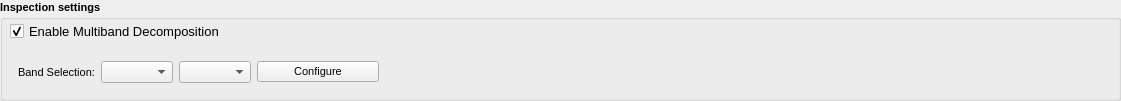
     <widget class="QGroupBox" name="groupBox_1">
      <property name="geometry">
       <rect>
        <x>11</x>
        <y>0</y>
        <width>1121</width>
        <height>101</height>
       </rect>
      </property>
      <property name="font">
       <font>
        <pointsize>8</pointsize>
        <weight>75</weight>
        <bold>true</bold>
       </font>
      </property>
      <property name="title">
       <string>Inspection settings</string>
      </property>
      <widget class="QCheckBox" name="checkBoxEnableMultiBand">
       <property name="geometry">
        <rect>
         <x>10</x>
         <y>20</y>
         <width>241</width>
         <height>22</height>
        </rect>
       </property>
       <property name="font">
        <font>
         <pointsize>10</pointsize>
         <weight>50</weight>
         <bold>false</bold>
        </font>
       </property>
       <property name="text">
        <string>Enable Multiband Decomposition</string>
       </property>
       <property name="checked">
        <bool>true</bool>
       </property>
      </widget>
      <widget class="QWidget" name="layoutWidget">
       <property name="geometry">
        <rect>
         <x>18</x>
         <y>59</y>
         <width>361</width>
         <height>26</height>
        </rect>
       </property>
       <layout class="QHBoxLayout" name="horizontalLayout_14">
        <item>
         <layout class="QHBoxLayout" name="horizontalLayout_3">
          <item>
           <widget class="QLabel" name="labelScanInterval_3">
            <property name="font">
             <font>
              <weight>50</weight>
              <bold>false</bold>
             </font>
            </property>
            <property name="text">
             <string>Band Selection:</string>
            </property>
           </widget>
          </item>
          <item>
           <widget class="QComboBox" name="enumMultiBandSettingLev1">
            <property name="font">
             <font>
              <weight>50</weight>
              <bold>false</bold>
             </font>
            </property>
           </widget>
          </item>
          <item>
           <widget class="QComboBox" name="enumMultiBandSettingLev2">
            <property name="font">
             <font>
              <weight>50</weight>
              <bold>false</bold>
             </font>
            </property>
           </widget>
          </item>
         </layout>
        </item>
        <item>
         <widget class="QPushButton" name="pushButtonFilterConfig">
          <property name="font">
           <font>
            <weight>50</weight>
            <bold>false</bold>
           </font>
          </property>
          <property name="statusTip">
           <string>Configure the laser. </string>
          </property>
          <property name="text">
           <string>Configure</string>
          </property>
          <property name="checkable">
           <bool>false</bool>
          </property>
          <property name="checked">
           <bool>false</bool>
          </property>
         </widget>
        </item>
       </layout>
      </widget>
      <widget class="QLabel" name="labelConfigSetting">
       <property name="geometry">
        <rect>
         <x>470</x>
         <y>20</y>
         <width>401</width>
         <height>81</height>
        </rect>
       </property>
       <property name="font">
        <font>
         <pointsize>10</pointsize>
         <weight>50</weight>
         <bold>false</bold>
        </font>
       </property>
       <property name="frameShape">
        <enum>QFrame::NoFrame</enum>
       </property>
       <property name="text">
        <string/>
       </property>
      </widget>
     </widget>
